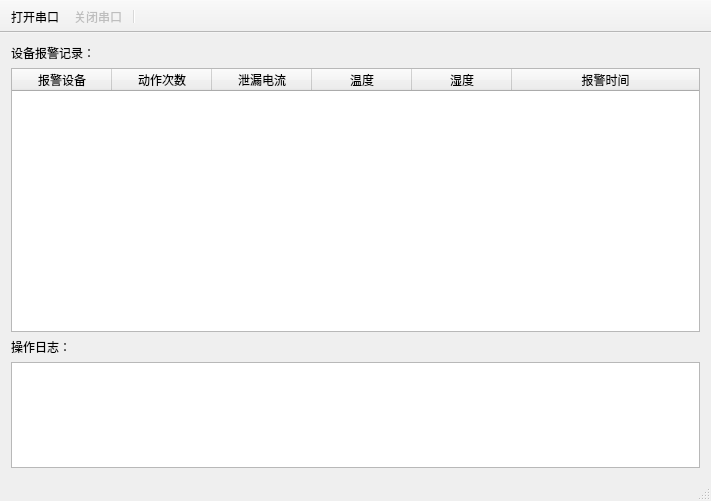
<?xml version="1.0" encoding="UTF-8"?>
<ui version="4.0">
 <class>MainWindow</class>
 <widget class="QMainWindow" name="MainWindow">
  <property name="geometry">
   <rect>
    <x>0</x>
    <y>0</y>
    <width>711</width>
    <height>501</height>
   </rect>
  </property>
  <property name="windowTitle">
   <string>GIS监测终端</string>
  </property>
  <property name="windowIcon">
   <iconset>
    <normaloff>images/main.ico</normaloff>images/main.ico</iconset>
  </property>
  <widget class="QWidget" name="centralWidget">
   <property name="enabled">
    <bool>true</bool>
   </property>
   <layout class="QVBoxLayout" name="verticalLayout_2">
    <item>
     <layout class="QVBoxLayout" name="verticalLayout" stretch="0,5,0,2">
      <property name="sizeConstraint">
       <enum>QLayout::SetMaximumSize</enum>
      </property>
      <item>
       <widget class="QLabel" name="label">
        <property name="text">
         <string>设备报警记录：</string>
        </property>
       </widget>
      </item>
      <item>
       <widget class="QTableWidget" name="tableWidget">
        <property name="sizePolicy">
         <sizepolicy hsizetype="Expanding" vsizetype="Expanding">
          <horstretch>0</horstretch>
          <verstretch>0</verstretch>
         </sizepolicy>
        </property>
        <property name="layoutDirection">
         <enum>Qt::LeftToRight</enum>
        </property>
        <property name="autoFillBackground">
         <bool>false</bool>
        </property>
        <property name="frameShape">
         <enum>QFrame::StyledPanel</enum>
        </property>
        <property name="frameShadow">
         <enum>QFrame::Sunken</enum>
        </property>
        <property name="editTriggers">
         <set>QAbstractItemView::NoEditTriggers</set>
        </property>
        <property name="selectionMode">
         <enum>QAbstractItemView::SingleSelection</enum>
        </property>
        <property name="selectionBehavior">
         <enum>QAbstractItemView::SelectRows</enum>
        </property>
        <property name="verticalScrollMode">
         <enum>QAbstractItemView::ScrollPerItem</enum>
        </property>
        <attribute name="horizontalHeaderCascadingSectionResizes">
         <bool>true</bool>
        </attribute>
        <attribute name="horizontalHeaderDefaultSectionSize">
         <number>100</number>
        </attribute>
        <attribute name="horizontalHeaderHighlightSections">
         <bool>true</bool>
        </attribute>
        <attribute name="horizontalHeaderShowSortIndicator" stdset="0">
         <bool>false</bool>
        </attribute>
        <attribute name="horizontalHeaderStretchLastSection">
         <bool>true</bool>
        </attribute>
        <attribute name="verticalHeaderShowSortIndicator" stdset="0">
         <bool>false</bool>
        </attribute>
        <attribute name="verticalHeaderStretchLastSection">
         <bool>false</bool>
        </attribute>
        <column>
         <property name="text">
          <string>报警设备</string>
         </property>
        </column>
        <column>
         <property name="text">
          <string>动作次数</string>
         </property>
        </column>
        <column>
         <property name="text">
          <string>泄漏电流</string>
         </property>
        </column>
        <column>
         <property name="text">
          <string>温度</string>
         </property>
        </column>
        <column>
         <property name="text">
          <string>湿度</string>
         </property>
        </column>
        <column>
         <property name="text">
          <string>报警时间</string>
         </property>
         <property name="textAlignment">
          <set>AlignCenter</set>
         </property>
        </column>
       </widget>
      </item>
      <item>
       <widget class="QLabel" name="label_2">
        <property name="text">
         <string>操作日志：</string>
        </property>
       </widget>
      </item>
      <item>
       <widget class="QTextEdit" name="iologText">
        <property name="enabled">
         <bool>true</bool>
        </property>
        <property name="readOnly">
         <bool>true</bool>
        </property>
       </widget>
      </item>
     </layout>
    </item>
   </layout>
  </widget>
  <widget class="QStatusBar" name="statusBar">
   <property name="whatsThis">
    <string/>
   </property>
   <property name="autoFillBackground">
    <bool>false</bool>
   </property>
  </widget>
  <widget class="QToolBar" name="mainToolBar">
   <property name="contextMenuPolicy">
    <enum>Qt::DefaultContextMenu</enum>
   </property>
   <property name="windowTitle">
    <string>toolBar</string>
   </property>
   <property name="styleSheet">
    <string notr="true"/>
   </property>
   <property name="movable">
    <bool>false</bool>
   </property>
   <property name="toolButtonStyle">
    <enum>Qt::ToolButtonTextBesideIcon</enum>
   </property>
   <attribute name="toolBarArea">
    <enum>TopToolBarArea</enum>
   </attribute>
   <attribute name="toolBarBreak">
    <bool>false</bool>
   </attribute>
   <addaction name="openPortAction"/>
   <addaction name="closePortAction"/>
   <addaction name="separator"/>
  </widget>
  <action name="openPortAction">
   <property name="checkable">
    <bool>false</bool>
   </property>
   <property name="icon">
    <iconset resource="main.qrc">
     <normaloff>:/main/images/open.png</normaloff>:/main/images/open.png</iconset>
   </property>
   <property name="text">
    <string>打开串口</string>
   </property>
   <property name="toolTip">
    <string>打开串口</string>
   </property>
   <property name="shortcut">
    <string>Alt+O</string>
   </property>
   <property name="menuRole">
    <enum>QAction::TextHeuristicRole</enum>
   </property>
   <property name="iconVisibleInMenu">
    <bool>true</bool>
   </property>
  </action>
  <action name="closePortAction">
   <property name="enabled">
    <bool>false</bool>
   </property>
   <property name="icon">
    <iconset resource="main.qrc">
     <normaloff>:/main/images/stop.png</normaloff>:/main/images/stop.png</iconset>
   </property>
   <property name="text">
    <string>关闭串口</string>
   </property>
   <property name="toolTip">
    <string>关闭串口</string>
   </property>
   <property name="shortcut">
    <string>Alt+C</string>
   </property>
  </action>
 </widget>
 <layoutdefault spacing="6" margin="11"/>
 <resources>
  <include location="main.qrc"/>
 </resources>
 <connections/>
</ui>
